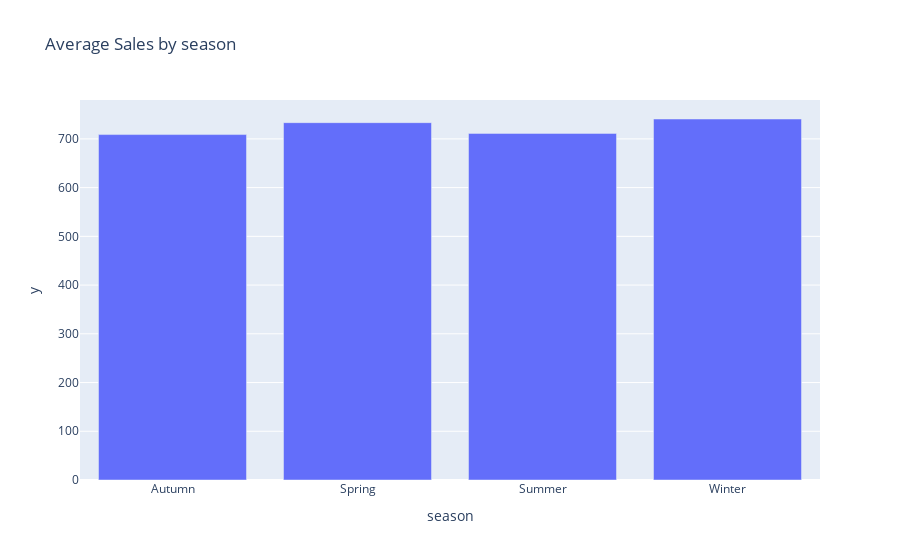

The cell this chart's notebook holds for it:
### Code cell
# plot avg sales by month on a bar graph with plotly

avg_sales_by_month = train.groupby('season')['num_sold'].mean()
px.bar(avg_sales_by_month, x=avg_sales_by_month.index, y=avg_sales_by_month.values, title='Average Sales by season')

### Figure 1 — Plotly figure (JSON) as saved in the notebook; plotly's stock layout.template omitted (floating-point values rounded to 4 significant figures)
{"data": [{"alignmentgroup": "True", "hovertemplate": "season=%{x}<br>y=%{y}<extra></extra>", "legendgroup": "", "marker": {"color": "#636efa", "pattern": {"shape": ""}}, "name": "", "offsetgroup": "", "orientation": "v", "showlegend": false, "textposition": "auto", "type": "bar", "x": ["Autumn", "Spring", "Summer", "Winter"], "xaxis": "x", "y": [708.9, 733.3, 711.3, 740.8], "yaxis": "y"}], "layout": {"barmode": "relative", "legend": {"tracegroupgap": 0}, "title": {"text": "Average Sales by season"}, "xaxis": {"anchor": "y", "domain": [0, 1], "title": {"text": "season"}}, "yaxis": {"anchor": "x", "domain": [0, 1], "title": {"text": "y"}}}}
